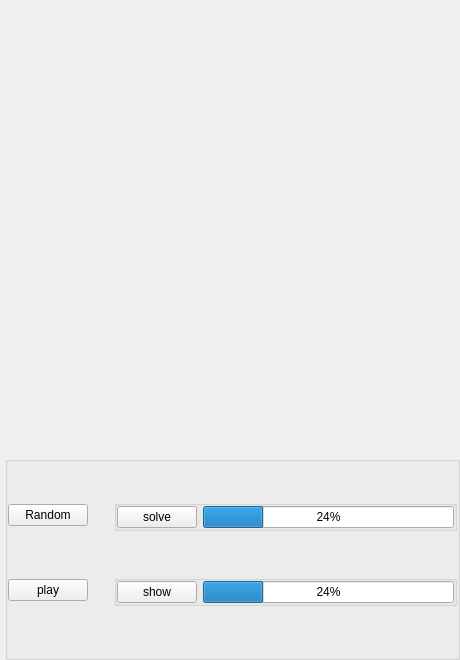
<?xml version="1.0" encoding="UTF-8"?>
<ui version="4.0">
 <class>MainWindow</class>
 <widget class="QWidget" name="MainWindow">
  <property name="geometry">
   <rect>
    <x>0</x>
    <y>0</y>
    <width>460</width>
    <height>660</height>
   </rect>
  </property>
  <property name="minimumSize">
   <size>
    <width>460</width>
    <height>660</height>
   </size>
  </property>
  <property name="maximumSize">
   <size>
    <width>460</width>
    <height>660</height>
   </size>
  </property>
  <property name="windowTitle">
   <string>MainWindow</string>
  </property>
  <layout class="QGridLayout" name="gridLayout">
   <property name="leftMargin">
    <number>5</number>
   </property>
   <property name="topMargin">
    <number>0</number>
   </property>
   <property name="rightMargin">
    <number>0</number>
   </property>
   <property name="bottomMargin">
    <number>0</number>
   </property>
   <item row="2" column="0">
    <widget class="QGroupBox" name="groupBox_3">
     <property name="title">
      <string/>
     </property>
     <layout class="QGridLayout" name="gridLayout_2">
      <property name="leftMargin">
       <number>0</number>
      </property>
      <property name="topMargin">
       <number>0</number>
      </property>
      <property name="rightMargin">
       <number>0</number>
      </property>
      <property name="bottomMargin">
       <number>11</number>
      </property>
      <item row="0" column="0">
       <widget class="QPushButton" name="randomBtn">
        <property name="text">
         <string>Random</string>
        </property>
       </widget>
      </item>
      <item row="1" column="0">
       <widget class="QPushButton" name="playBtn">
        <property name="text">
         <string>play</string>
        </property>
       </widget>
      </item>
      <item row="1" column="2">
       <widget class="QGroupBox" name="showGroup">
        <property name="title">
         <string/>
        </property>
        <layout class="QHBoxLayout" name="horizontalLayout">
         <property name="leftMargin">
          <number>0</number>
         </property>
         <property name="topMargin">
          <number>0</number>
         </property>
         <property name="rightMargin">
          <number>0</number>
         </property>
         <property name="bottomMargin">
          <number>0</number>
         </property>
         <item>
          <widget class="QPushButton" name="showBtn">
           <property name="text">
            <string>show</string>
           </property>
          </widget>
         </item>
         <item>
          <widget class="QProgressBar" name="showBar">
           <property name="value">
            <number>24</number>
           </property>
          </widget>
         </item>
        </layout>
       </widget>
      </item>
      <item row="0" column="2">
       <widget class="QGroupBox" name="solveGroup">
        <property name="title">
         <string/>
        </property>
        <layout class="QHBoxLayout" name="horizontalLayout_2">
         <property name="leftMargin">
          <number>0</number>
         </property>
         <property name="topMargin">
          <number>0</number>
         </property>
         <property name="rightMargin">
          <number>0</number>
         </property>
         <property name="bottomMargin">
          <number>0</number>
         </property>
         <item>
          <widget class="QPushButton" name="solveBtn">
           <property name="text">
            <string>solve</string>
           </property>
          </widget>
         </item>
         <item>
          <widget class="QProgressBar" name="solveBar">
           <property name="value">
            <number>24</number>
           </property>
          </widget>
         </item>
        </layout>
       </widget>
      </item>
      <item row="0" column="1">
       <spacer name="horizontalSpacer">
        <property name="orientation">
         <enum>Qt::Horizontal</enum>
        </property>
        <property name="sizeType">
         <enum>QSizePolicy::Fixed</enum>
        </property>
        <property name="sizeHint" stdset="0">
         <size>
          <width>20</width>
          <height>20</height>
         </size>
        </property>
       </spacer>
      </item>
     </layout>
    </widget>
   </item>
   <item row="1" column="0">
    <widget class="QWidget" name="mianWidget" native="true">
     <property name="minimumSize">
      <size>
       <width>450</width>
       <height>450</height>
      </size>
     </property>
     <property name="maximumSize">
      <size>
       <width>450</width>
       <height>450</height>
      </size>
     </property>
     <property name="layoutDirection">
      <enum>Qt::LeftToRight</enum>
     </property>
    </widget>
   </item>
  </layout>
 </widget>
 <resources/>
 <connections/>
</ui>
